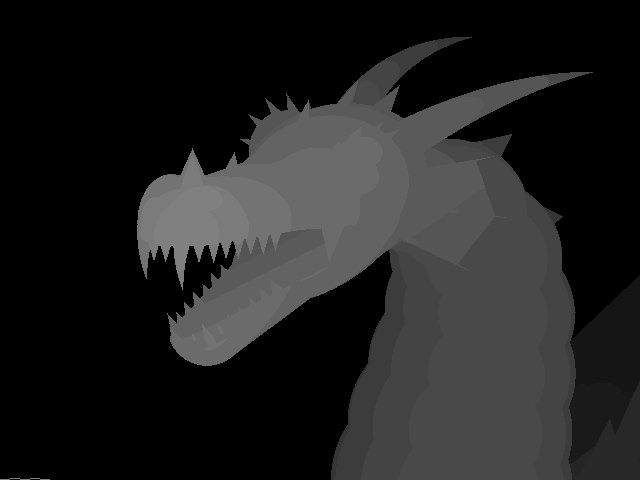
#> input picture depth_maps/depth5.jpg, 640 x 480 px
$ python magici.py   (Python 2 division)   (older library calls are emulated)
#> lines starting #> are read from the running program, lines starting #| are printed output that depends on the picture
#!/usr/bin/python

import numpy as np
import scipy.misc as spm
import math
from random import *
import time

D = 100

def dist(x1,y1,x2,y2):
	return math.sqrt((x1-x2)*(x1-x2)+(y1-y2)*(y1-y2))

# Generate interesting repeating pattern image
def genRandPattern(height,width):
#> called with height = 100, width = 100
	pat = np.zeros( (height,width,3), dtype=np.uint8)
	for x in range(width):
		for y in range(height):
			pat[y,x] = [randint(0,255),randint(0,255),randint(0,255)]
	return pat

# Generate image to be 3d
def genTestDepthMap(width,height):
	img = np.zeros( (height,width,1), dtype=np.uint8 )
	for x in range(width):
		for y in range(width):
			d = dist(x,y,width/2,height/2)
			if ( d < 100 ):
				img[y,x] = d/10
	return img

def loadDepthMap(img):
#> called with img = './depth_maps/depth5.jpg'
	return spm.imread(img, flatten=False, mode='L')
#> returned value: shape (480, 640); min 0, max 147, mean 32.5

def genShiftMap(img,width,height):
	'''
	Shift of z where z is the height causes a rise at x, and a fall at x+D
	'''
	# Apply shift algorithm to make the image 3D
	shift_map = np.zeros( (height,width,1), dtype=np.uint8 )
	for y in range(height):
		for x in range(width):
			if ( img[y,x] > 0 ):
				for x2 in range(x,width,D):
					shift_map[y,x2] += img[y,x]/20
	return shift_map

def genMagicImg(shift_map,pattern,width,height):
	magic_img = np.zeros( (height,width,3), dtype=np.uint8 )
	for y in range(height):
		for x in range(width):
			shift = shiftmap[y,x]
			px = (x+shift)%D
			py = y%D
			magic_img[y,x] = pattern[py,px]
	return magic_img


if __name__ == "__main__":
	t = time.clock()
	dt = time.clock() - t
	print "Null time: %f" % dt
#####################
	t = time.clock()

	pattern = genRandPattern(100,100)

	dt = time.clock() - t
	print "Init: %f" % dt
#####################
	t = time.clock()

	#HEIGHT = 500
	#WIDTH = 1000
	#image = genTestDepthMap(WIDTH,HEIGHT)

	image = loadDepthMap("./depth_maps/depth5.jpg")
	HEIGHT = image.shape[0]
#> HEIGHT = 480
	WIDTH = image.shape[1]
#> WIDTH = 640
	print WIDTH,HEIGHT
#| 640 480


	dt = time.clock() - t
	print "Image generation: %f" % dt
	t = time.clock()

	shiftmap = genShiftMap(image,WIDTH,HEIGHT)
#> after the loop in genShiftMap, `for y in range(height):`:
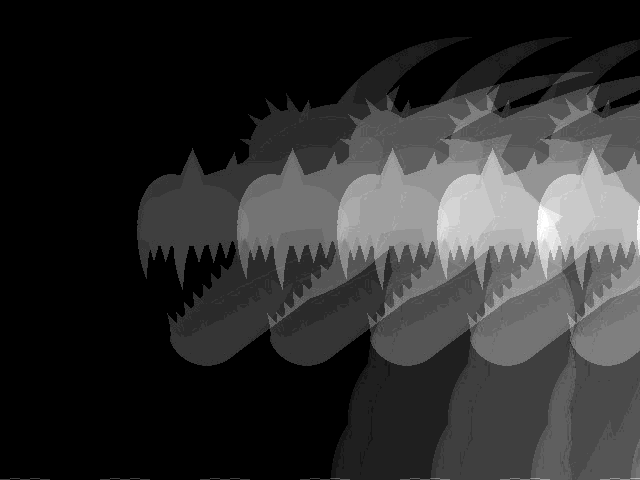
#> shift_map: shape (480, 640, 1); min 0, max 24, mean 4.4; drawn with min black and max white

	dt = time.clock() - t
	print "Shift map: %f" % dt
#####################
	t = time.clock()

	data = genMagicImg(shiftmap,pattern,WIDTH,HEIGHT)
#> after the loop in genMagicImg, `for y in range(height):`:
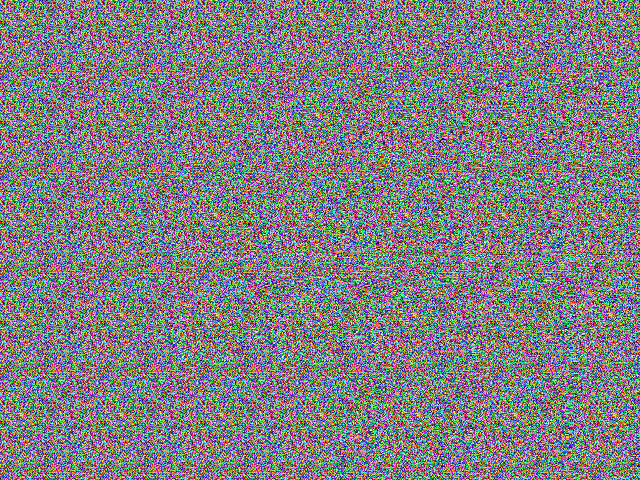
#> magic_img: shape (480, 640, 3); mean of channels 0, 1, 2 126.3, 127.3, 127.7; drawn as R, G, B

	dt = time.clock() - t
	print "Magic image generation: %f" % dt
#####################
	t = time.clock()

	#img = spm.toimage( data )       # Create a PIL image
	#img.show()
	spm.imsave("out.png",data)

	dt = time.clock() - t
	print "Output: %f" % dt

$ run again, with depth_maps/depth2.jpg copied over depth_maps/depth5.jpg
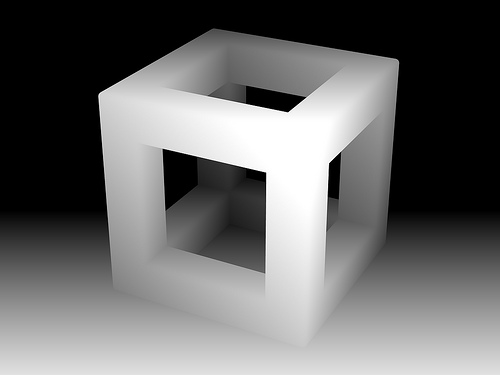
#> input picture depth_maps/depth2.jpg, 500 x 375 px
#| 500 375
#> after the loop in genShiftMap, `for y in range(height):`:
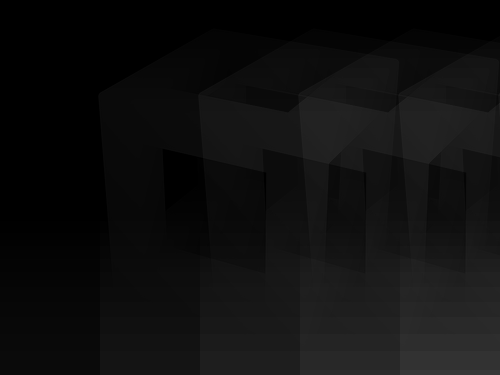
#> shift_map: shape (375, 500, 1); min 0, max 55, mean 14.8
#> after the loop in genMagicImg, `for y in range(height):`:
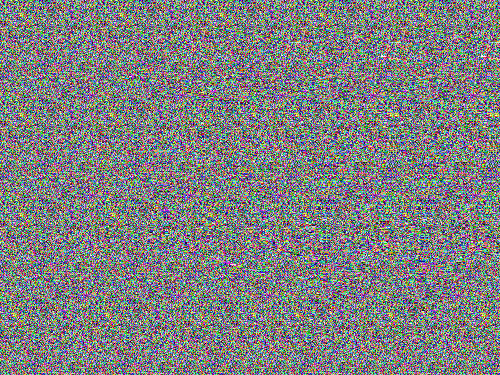
#> magic_img: shape (375, 500, 3); mean of channels 0, 1, 2 126.1, 127.2, 127.7; drawn as R, G, B

$ run again, with depth_maps/depth3.jpg copied over depth_maps/depth5.jpg
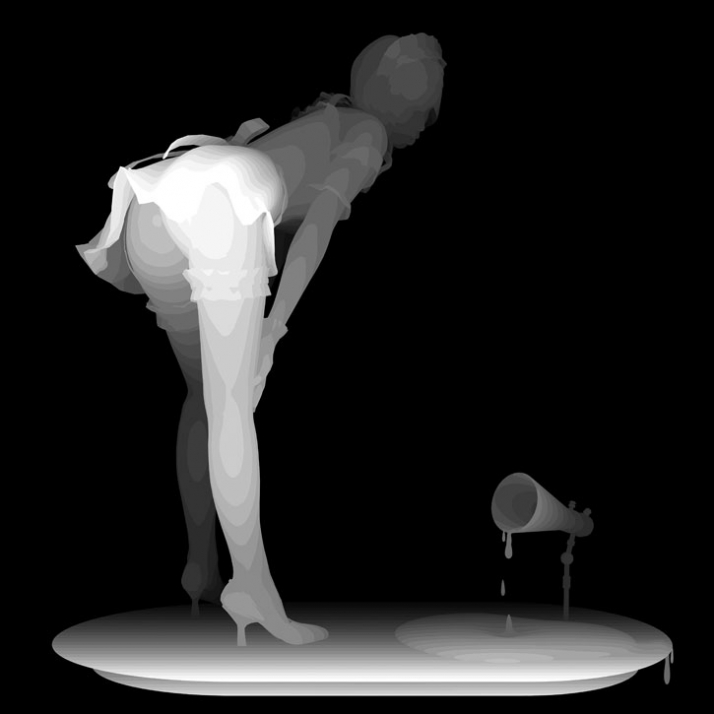
#> input picture depth_maps/depth3.jpg, 714 x 714 px
#| 714 714
#> after the loop in genShiftMap, `for y in range(height):`:
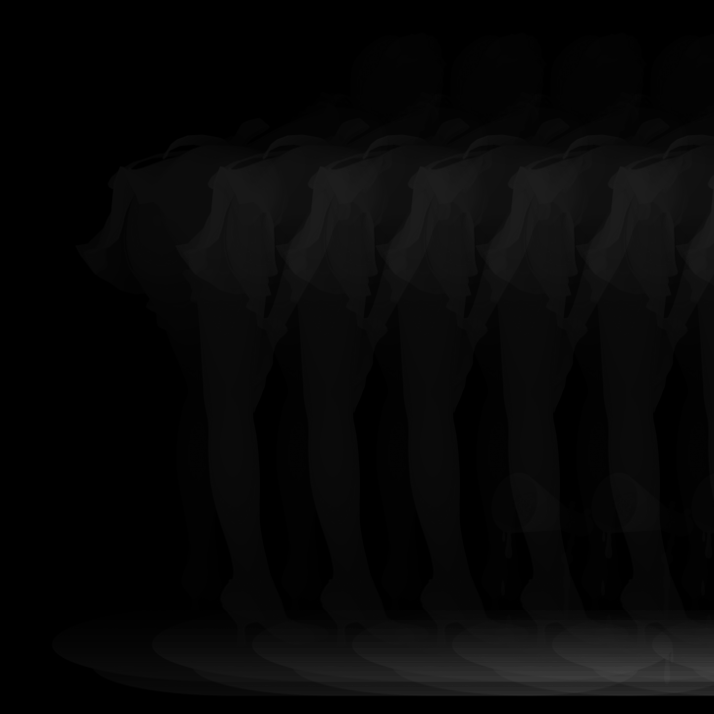
#> shift_map: shape (714, 714, 1); min 0, max 66, mean 7.6
#> after the loop in genMagicImg, `for y in range(height):`:
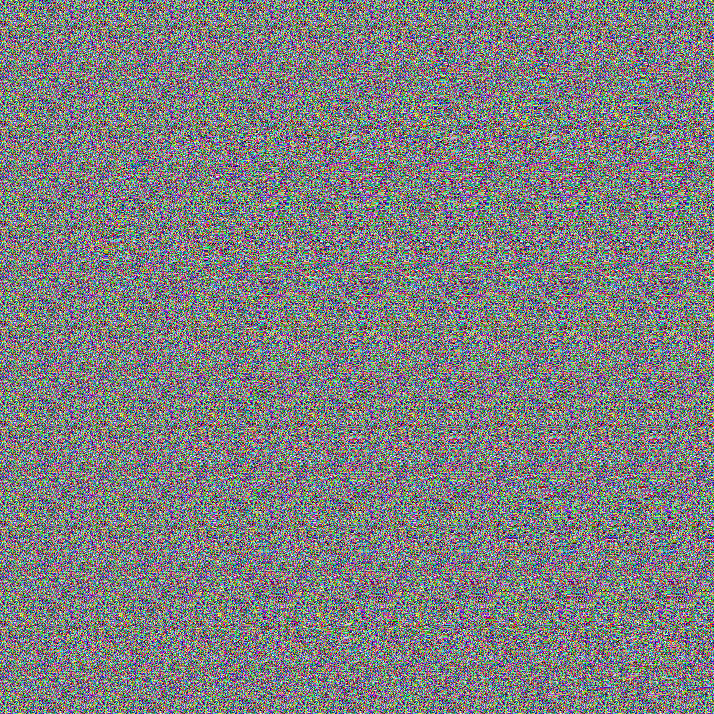
#> magic_img: shape (714, 714, 3); mean of channels 0, 1, 2 126.3, 127.2, 127.9; drawn as R, G, B
